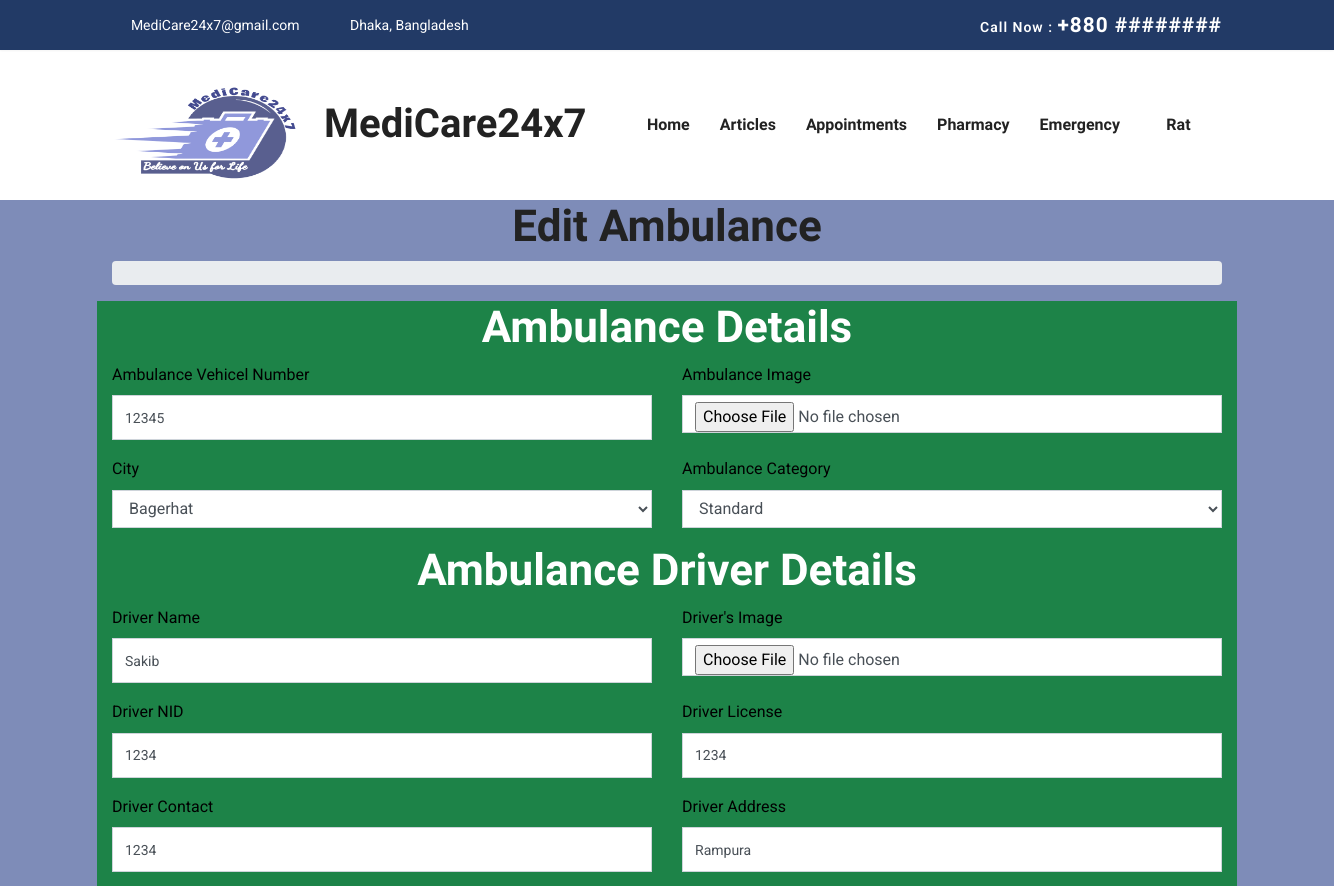
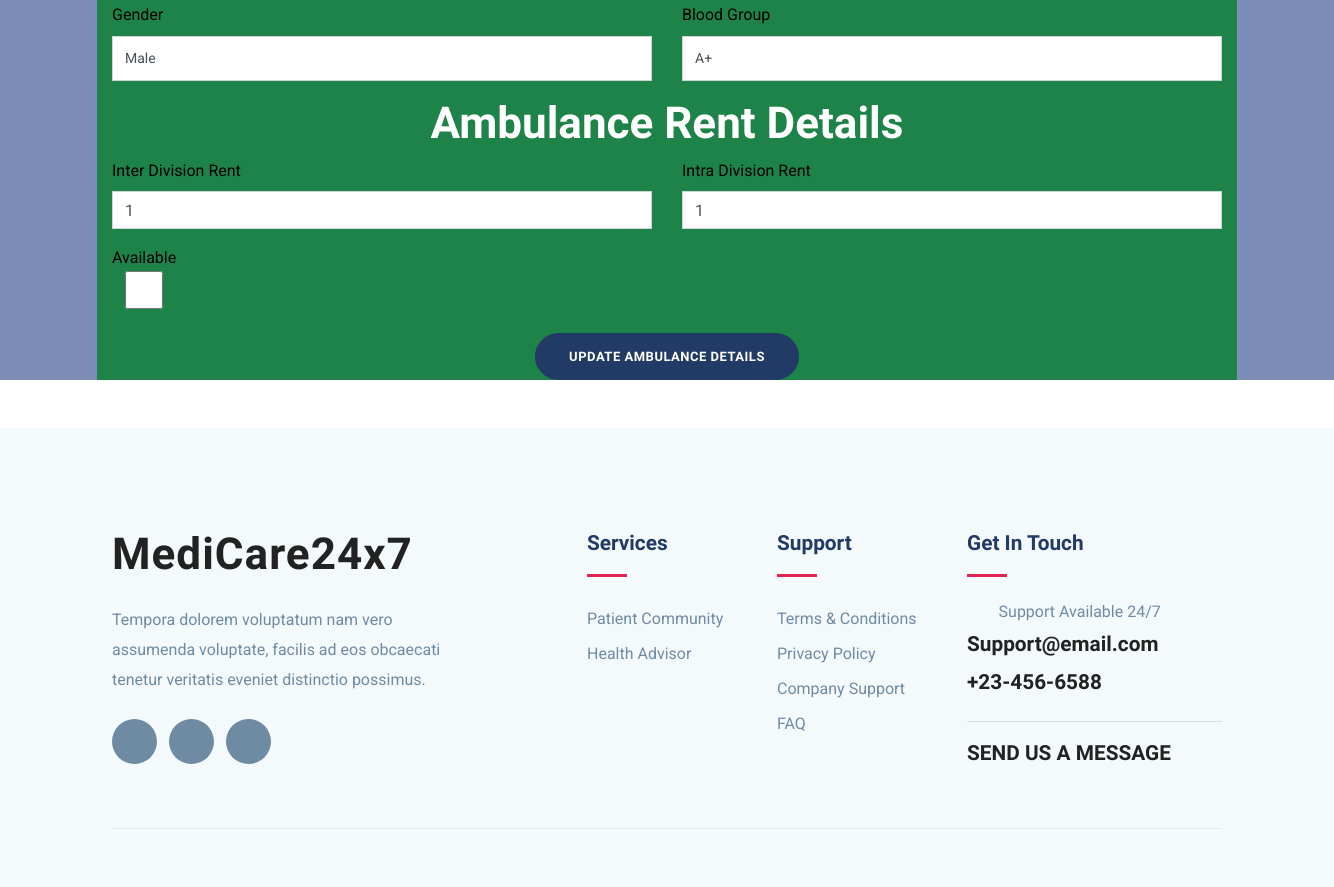
/ambulance/edit-ambulance-details/1 (signed in), run on the app's committed database (2 pictures, top to bottom).
### accounts/models.py (models this page shows, shortened)
class UserModel(AbstractBaseUser, PermissionsMixin):
    email = models.EmailField(max_length=255, unique=True)  # Email
    name = models.CharField(max_length=255)  # Name
    is_patient = models.BooleanField(default=False)  # True if patient
    is_doctor = models.BooleanField(default=False)  # True if doctor
    is_active = models.BooleanField(default=True)  # True if active
    is_staff = models.BooleanField(default=False)
    is_admin = models.BooleanField(default=False)
    is_superuser = models.BooleanField(default=False)
    date_joined = models.DateTimeField(auto_now_add=True)
    USERNAME_FIELD = 'email'
    REQUIRED_FIELDS = ['name']  # Email & Password are required by default.
    objects = MyUserManager()  # User manager for the User Model
    def __str__(self):
        return self.email

### ambulance/models.py (models this page shows)
class Ambulance(models.Model):  # Ambulance model;
    vehicleNumber = models.CharField(max_length=20, unique=True)
    city = models.CharField(max_length=20, choices=CITY_CHOICES, null=False)
    category = models.CharField(max_length=20, choices=TYPES_CHOICES, null=False)
    driverName = models.CharField(max_length=20, null=True, blank=True)
    driverContact = models.CharField(max_length=20, null=True, blank=True)
    driverEmail = models.EmailField(max_length=20, null=True, blank=True)
    driverAddress = models.CharField(max_length=20, null=True, blank=True)
    driverNID = models.CharField(max_length=20, null=True, blank=True, unique=True)
    driverLicense = models.CharField(max_length=20, null=True, blank=True, unique=True)
    driverBloodGroup = models.CharField(max_length=20, null=True, blank=True)
    driverGender = models.CharField(max_length=20, null=True, blank=True)
    driverImage = models.ImageField(null=True, blank=True)
    ambulanceImage = models.ImageField(null=True, blank=True)
    rentInterDivision = models.IntegerField(null=True, blank=True)
    rentIntraDivision = models.IntegerField(null=True, blank=True)
    available = models.BooleanField(default=True)
    class Meta:
        verbose_name_plural = "Ambulances"

### ambulance/views.py (the view, shortened to what this page needs)
# urls.py: path('ambulance/edit-ambulance-details/<str:pk>', edit_ambulance_view, name='edit-ambulance-details'),
@login_required(login_url="login")
def edit_ambulance_view(
    request, pk
):  # edit-ambulance view, this view is for staff to edit ambulance
    ambulance = Ambulance.objects.get(pk=pk)
    form = AmbulanceEditForm(instance=ambulance)
    context = {  # Context to render the form
        "form": form,  # The form
        "profile": ambulance,  # The patient's profile
    }
    return render(request, "ambulance/edit_ambulance_details.html", context)

### ambulance/forms.py
class AmbulanceEditForm(ModelForm):
    class Meta:
        model = Ambulance
        fields = '__all__'

### templates/ambulance/edit_ambulance_details.html (shortened to what this page needs)
{% extends "base.html" %}
{% load static %}
{% load widget_tweaks %}
{% block content %}
<section id="blogArchive"  style="background: #7E8CB8">
    <div class="row">
        <div class="col-lg-12 col-md-12">
            <div class="blog-breadcrumbs-area">
                <div class="container">
                    <div class="blog-breadcrumbs-left">
                        <h2 class="text-center">Edit Ambulance</h2>
                    </div>
                    <div class="blog-breadcrumbs-right">
                        <ol class="breadcrumb">
                        </ol>
                    </div>
                </div>
            </div>
        </div>
    </div>
    <div class="container"  style="background: #1D8348">
        <div class="row mb-5">
            <div class="col-lg-12 col-md-12">
                <form method="post">
                    <div class="blog-breadcrumbs-left">
                        <h2 class="text-center" style="color: #ffffff">Ambulance Details</h2>
                    </div>
                    <div class="row">
                        <div class="col-lg-6">
                            <div class="form-group">
                                <label style="color: #000000">Ambulance Vehicel Number</label>
                                {{ form.vehicleNumber|add_class:"form-control" }}
                            </div>
                        </div>
                        <div class="col-lg-6">
                            <div class="form-group">
                                <label style="color: #000000">Ambulance  Image</label>
                                {{ form.ambulanceImage|add_class:"form-control" }}
                            </div>
                        </div>
                    </div>
                    <div class="row">
                        <div class="col-lg-6">
                            <div class="form-group">
                                <label style="color: #000000">City</label>
                                {{ form.city|add_class:"form-control" }}
                            </div>
                        </div>
                        <div class="col-lg-6">
                            <div class="form-group">
                                <label style="color: #000000">Ambulance Category</label>
                                {{ form.category|add_class:"form-control" }}
                            </div>
                        </div>
                    </div>
                    <div class="blog-breadcrumbs-left">
                        <h2 class="text-center" style="color: #ffffff">Ambulance Driver Details</h2>
                    </div>
                    <div class="row">
                        <div class="col-lg-6">
                            <div class="form-group">
                                <label style="color: #000000">Driver Name</label>
                                {{ form.driverName|add_class:"form-control" }}
                            </div>
                        </div>
                        <div class="col-lg-6">
                            <div class="form-group">
                                <label style="color: #000000">Driver's Image</label>
                                {{ form.driverImage|add_class:"form-control" }}
                            </div>
                        </div>
                    </div>
                    <div class="row">
                        <div class="col-lg-6">
                            <div class="form-group">
                                <label style="color: #000000">Driver NID</label>
                                {{ form.driverNID|add_class:"form-control" }}
                            </div>
                        </div>
                        <div class="col-lg-6">
                            <div class="form-group">
                                <label style="color: #000000">Driver License</label>
                                {{ form.driverLicense|add_class:"form-control" }}
                            </div>
                        </div>
                    </div>
                    <div class="row">
                        <div class="col-lg-6">
                            <div class="form-group">
                                <label style="color: #000000">Driver Contact</label>
                                {{ form.driverContact|add_class:"form-control" }}
                            </div>
                        </div>
                        <div class="col-lg-6">
                            <div class="form-group">
                                <label style="color: #000000">Driver Address</label>
                                {{ form.driverAddress|add_class:"form-control" }}
                            </div>
                        </div>
                    </div>
                    <div class="row">
                        <div class="col-lg-6">
                            <div class="form-group">
                                <label style="color: #000000">Gender</label>
                                {{ form.driverGender|add_class:"form-control" }}
                            </div>
                        </div>
                        <div class="col-lg-6">
                            <div class="form-group">
                                <label style="color: #000000">Blood Group</label>
                                {{ form.driverBloodGroup|add_class:"form-control" }}
                            </div>
                        </div>
                    </div>
                    <div class="blog-breadcrumbs-left">
                        <h2 class="text-center" style="color: #ffffff">Ambulance Rent Details</h2>
                    </div>
                    <div class="row">
                        <div class="col-lg-6">
                            <div class="form-group">
                                <label style="color: #000000">Inter Division Rent</label>
                                {{ form.rentInterDivision|add_class:"form-control" }}
                            </div>
                        </div>
                        <div class="col-lg-6">
                            <div class="form-group">
                                <label style="color: #000000">Intra Division Rent</label>
                                {{ form.rentIntraDivision|add_class:"form-control" }}
                            </div>
                        </div>
                    </div>
                    <div class="row">
                        <div class="col-lg-12">
                            <div class="form-group" style="color: #000000">
                                <label>Available  {{ form.available|add_class:"form-control" }}</label>
                            </div>
                        </div>
                    </div>
                    <div class="text-center">
                        <button class="btn btn-main btn-round-full" type="submit" >
                             Update Ambulance Details</span>
                        </button>
                    </div>
                </form>
            </div>
        </div>
    </div>
</section>
{% endblock %}

### templates/navbar.html (shortened to what this page needs)
{% load static %}
<nav class="navbar navbar-expand-lg navigation" id="navbar">
    <div class="container">
        <a class="navbar-brand" href="{% url 'home' %}">
            <h1><img src="{% static 'images/logo1.png' %}" alt="" class="img-fluid" style="width: 212px ;height: 106px;">MediCare24x7</h1>
        </a>
        <div class="collapse navbar-collapse" id="navbarmain">
            <ul class="navbar-nav ml-auto">
                <li class="nav-item active">
                    <a class="nav-link" href="{% url 'home' %}">Home</a>
                </li>
                <li class="nav-item"><a class="nav-link" href="#">Articles</a></li>
                {% if request.user.is_authenticated and request.user.is_doctor %}
                <li class="nav-item">
                    <a class="nav-link" href="{%url 'doctor-all-appointments'%}">Appointments</a>
                </li>
                <li class="nav-item">
                    <a class="nav-link" href="{%url 'heart-risk'%}">Test Prediction</a>
                </li>
                {% elif request.user.is_authenticated and request.user.is_patient %}
                <li class="nav-item">
                    <a class="nav-link" href="{%url 'patient-all-appointments'%}">Appointments</a>
                </li>
                <li class="nav-item">
                    <a class="nav-link" href="{% url 'pharmacy-home' %}">Pharmacy</a>
                </li>
                {% endif %}
                {% if request.user.is_authenticated %}
                <li class="nav-item dropdown">
                    <a class="nav-link dropdown-toggle" href="" id="dropdown02"
                       data-toggle="dropdown" aria-haspopup="true" aria-expanded="false">Emergency <i
                            class="icofont-thin-down"></i></a>
                            Others Blood Request</a></li>
                    </ul>
                {% endif %}
                {% if request.user.is_authenticated %}
                <li class="nav-item dropdown">
                    <a class="nav-link dropdown-toggle" href="#" id="dropdown03" data-toggle="dropdown"
                       aria-haspopup="true" aria-expanded="false">{{ request.user.name }} <i
                            class="icofont-thin-down"></i></a>
                </li>
                {% endif %}
        </div>
    </div>
</nav>

### static-files/css/style.css (style rules this page uses)
html { overflow-x: hidden; }
body { line-height: 1.6; font-family: "Roboto", sans-serif; -webkit-font-smoothing: antialiased; font-size: 16px; color: #6F8BA4; font-weight: 400; }
h1, .h1, h2, .h2, h3, .h3, h4, .h4, h5, .h5, h6, .h6 { font-family: "Exo", sans-serif; font-weight: 700; color: #222; }
h1, .h1 { font-size: 2.5rem; }
h2, .h2 { font-size: 44px; }
input[type="email"], input[type="password"], input[type="text"], input[type="tel"] { box-shadow: none; height: 45px; outline: none; font-size: 14px; }
.form-control { box-shadow: none; border-radius: 0; }
.btn { display: inline-block; font-size: 14px; font-size: 0.8125rem; font-weight: 700; letter-spacing: .5px; padding: .75rem 2rem; font-family: "Exo", sans-serif; text-transform: uppercase; border-radius: 5px; border: 2px solid transparent; transition: all .35s ease; }
.btn-main { background: #223a66; color: #fff; border-color: #223a66; }
.btn-round-full { border-radius: 50px; }
a { color: #222; text-decoration: none; transition: all .35s ease; }
#navbarmain { padding: 20px 0px; }
#navbarmain .nav-link { font-weight: 600; padding: 10px 15px; color: #222; font-family: "Exo", sans-serif; text-transform: capitalize; font-size: 16px; transition: all .25s ease; }
.dropdown-toggle::after { display: none; }
.navbar-brand { margin-top: 10px; }

### data on the page
UserModel: user.name "Rat"
Ambulance: vehicleNumber "12345", city "Bagerhat", category "Standard", driverName "Sakib", driverNID "1234", driverLicense "1234", driverContact "1234", driverAddress "Rampura", driverGender "Male", driverBloodGroup "A+", rentInterDivision "1", rentIntraDivision "1"
